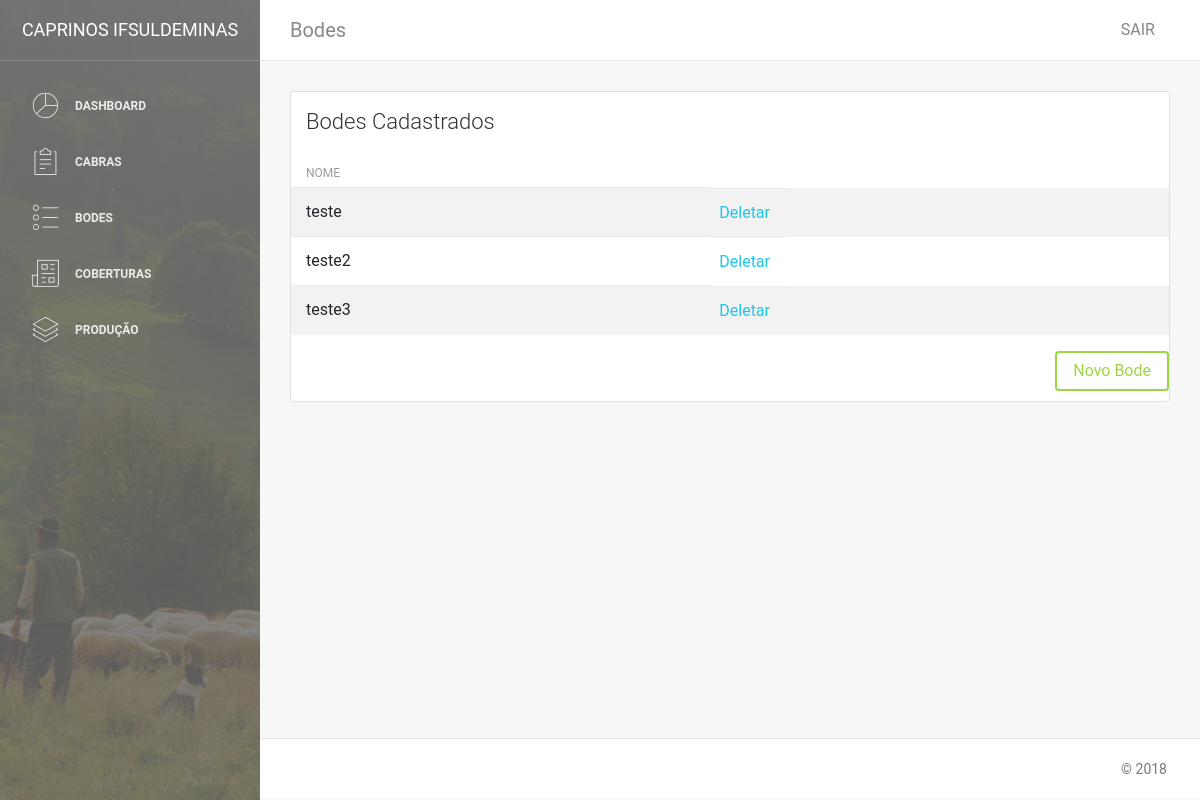
The app's page /animais/mostra_bodes/ (signed in), older data.
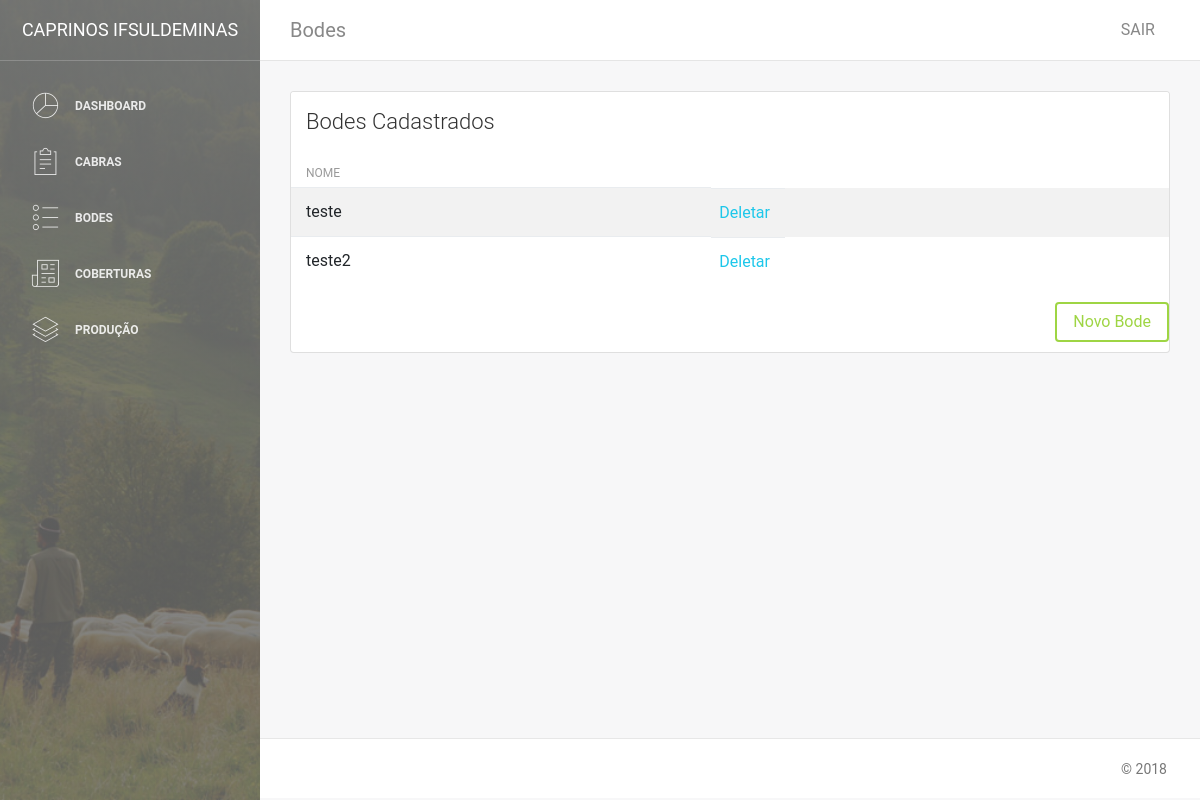
The same page, newer data.
### caprino/animais/models.py (models this page shows, shortened)
class Bode(models.Model):
    nome_bode = models.CharField(verbose_name='Nome', max_length=50, blank=True)
    id_fazenda = models.ForeignKey(Fazenda, verbose_name="Fazenda", on_delete=models.SET_NULL, null=True)
    class Meta:
        verbose_name = 'Bode'

### caprino/animais/views.py (the view)
# urls.py: path('mostra_bodes/', views.MostraBodes, name='Mostra_Bodes'),
@login_required
def MostraBodes(request):
    bodes = Bode.objects.all()
    return render(request, 'mostraBodes.html', {'bodes': bodes})

### templates/mostraBodes.html (shortened to what this page needs)
{% extends 'base.html' %}
{% block conteudo %}
<nav class="navbar navbar-expand-lg " color-on-scroll="500">
    <div class=" container-fluid  ">
        <a class="navbar-brand" href="#pablo">Bodes </a>
        <div class="collapse navbar-collapse justify-content-end" id="navigation">
            <ul class="nav navbar-nav mr-auto">
                <li class="nav-item">
                    <a href="#" class="nav-link" data-toggle="dropdown">
                    </a>
                </li>
            </ul>
            <ul class="navbar-nav ml-auto">
                <li class="nav-item">
                    <a class="nav-link" href="{% url 'caprino.contas:Sair' %}">
                        <span class="no-icon">SAIR</span>
                    </a>
                </li>
            </ul>
        </div>
    </div>
</nav>
<div class="content">
    <div class="container-fluid">
        <div class="row">
            <div class="col-md-12">
                <div class="card strpied-tabled-with-hover">
                    <div class="card-header ">
                        <h4 class="card-title">Bodes Cadastrados</h4>
                    </div>
                    <div class="card-body table-full-width table-responsive">
                        <table class="table table-hover table-striped">
                            <thead>
                                <tr>
                                    <th>Nome</th>
                                </tr>
                            </thead>
                            <tbody>
                                {% for bode in bodes %}
                                <tr>
                                    <td>{{ bode.nome_bode }}</td>
                                    <td>
                                        <a href="{% url 'caprino.animais:Delete_Bode' bode.id %}">Deletar</a>
                                    </td>
                                </tr>
                                {% endfor %}
                            </tbody>
                        </table>
                        <a style="float:right;" class="btn btn-success" href="{% url 'caprino.animais:Novo_Bode' %}" role="button">Novo Bode</a>
                    </div>
                </div>
            </div>
        </div>
    </div>
</div>
{% endblock %}

Row changes from the older to the newer data that the page shows:
removed Bode: nome_bode "teste3"
